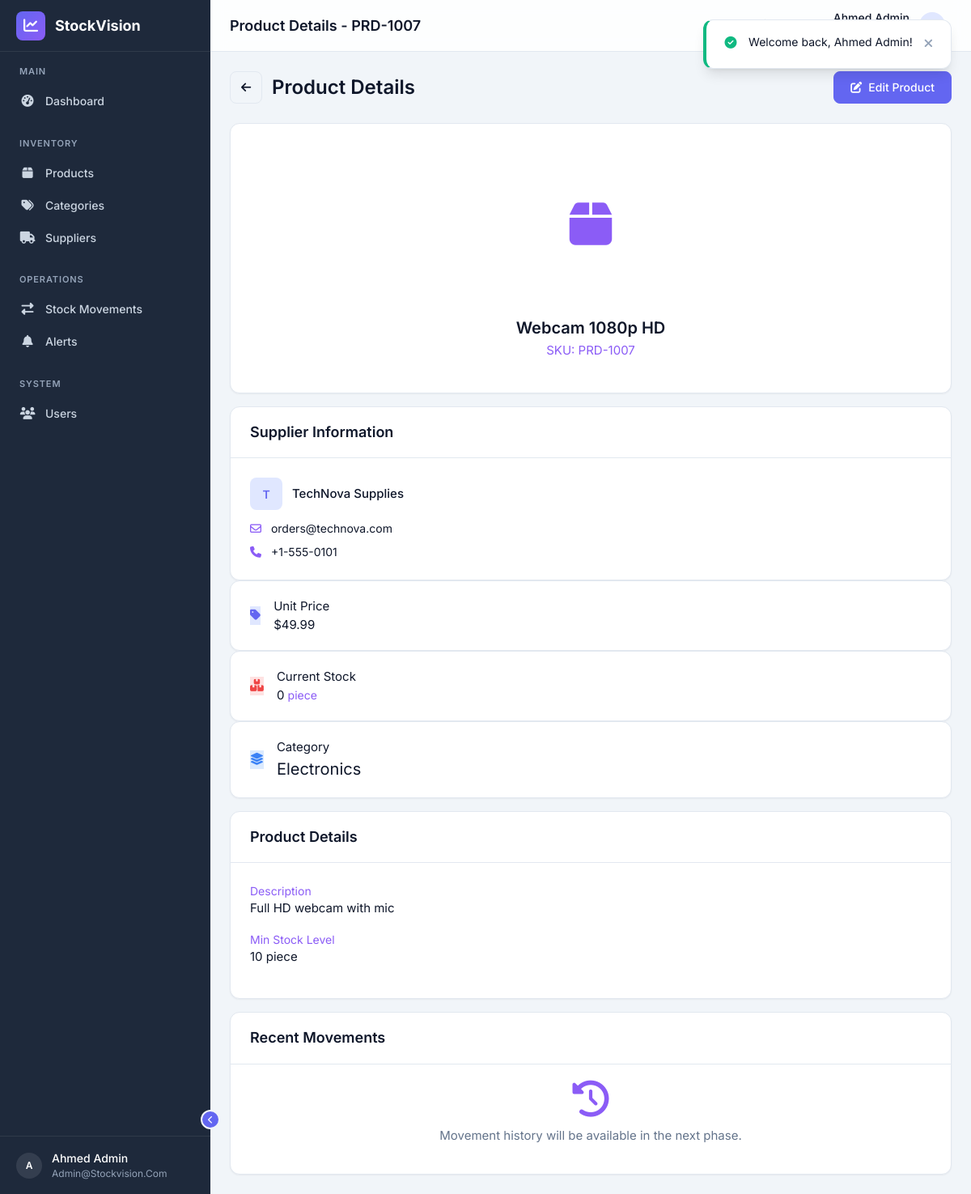
The app's page /products/7 (signed in) with its own data.
### tables this page shows
CREATE TABLE `products` (
    `id` INT UNSIGNED AUTO_INCREMENT PRIMARY KEY,
    `name` VARCHAR(255) NOT NULL,
    `sku` VARCHAR(50) NOT NULL,
    `category_id` INT UNSIGNED NULL,
    `supplier_id` INT UNSIGNED NULL,
    `description` TEXT NULL,
    `unit_price` DECIMAL(10,2) NOT NULL DEFAULT 0.00,
    `quantity` INT NOT NULL DEFAULT 0,
    `min_stock_level` INT NOT NULL DEFAULT 10,
    `unit` VARCHAR(20) NOT NULL DEFAULT 'piece',
    `image` VARCHAR(255) NULL,
    `created_at` DATETIME NOT NULL DEFAULT CURRENT_TIMESTAMP,
    `updated_at` DATETIME NULL ON UPDATE CURRENT_TIMESTAMP,
    `deleted_at` DATETIME NULL COMMENT 'Soft delete timestamp',
    UNIQUE KEY `uk_products_sku` (`sku`),
    KEY `idx_products_category` (`category_id`),
    KEY `idx_products_supplier` (`supplier_id`),
    KEY `idx_products_quantity` (`quantity`, `min_stock_level`),
    CONSTRAINT `fk_products_category` FOREIGN KEY (`category_id`)
        REFERENCES `categories`(`id`) ON DELETE SET NULL ON UPDATE CASCADE,
    CONSTRAINT `fk_products_supplier` FOREIGN KEY (`supplier_id`)
        REFERENCES `suppliers`(`id`) ON DELETE SET NULL ON UPDATE CASCADE
);

CREATE TABLE `suppliers` (
    `id` INT UNSIGNED AUTO_INCREMENT PRIMARY KEY,
    `name` VARCHAR(100) NOT NULL,
    `phone` VARCHAR(20) NULL,
    `email` VARCHAR(255) NULL,
    `address` TEXT NULL,
    `created_at` DATETIME NOT NULL DEFAULT CURRENT_TIMESTAMP,
    `updated_at` DATETIME NULL ON UPDATE CURRENT_TIMESTAMP,
    `deleted_at` DATETIME NULL COMMENT 'Soft delete timestamp'
);

CREATE TABLE `categories` (
    `id` INT UNSIGNED AUTO_INCREMENT PRIMARY KEY,
    `name` VARCHAR(100) NOT NULL,
    `description` TEXT NULL,
    `color` VARCHAR(7) NULL COMMENT 'Hex color for charts/badges',
    `created_at` DATETIME NOT NULL DEFAULT CURRENT_TIMESTAMP,
    `updated_at` DATETIME NULL ON UPDATE CURRENT_TIMESTAMP,
    `deleted_at` DATETIME NULL COMMENT 'Soft delete timestamp',
    UNIQUE KEY `uk_categories_name` (`name`)
);

### app/controllers/ProductController.php (called while the page is built, shortened)
<?php
class ProductController
{
    private Product $productModel;
    public function __construct()
    {
        $this->db = getDB();
        $this->productModel = new Product($this->db);
    }
    public function show(int $id): void
    {
        $product = $this->productModel->findById($id);
        $this->render('products/show', compact('pageTitle', 'product'));
    }
    private function render(string $view, array $data = [], string $layout = 'app'): void
    {
        extract($data);
        require __DIR__ . '/../../views/layouts/' . $layout . '.php';
    }
}

### public/index.php (called while the page is built, shortened)
<?php
require_once __DIR__ . '/../app/config/app.php';
require_once __DIR__ . '/../app/config/database.php';
require_once __DIR__ . '/../app/helpers/format.php';
$requestMethod = $_SERVER['REQUEST_METHOD'];
$requestUri    = parse_url($_SERVER['REQUEST_URI'], PHP_URL_PATH);
$requestUri = '/' . ltrim($requestUri, '/');
$routes = require __DIR__ . '/../app/routes.php';
$matchedRoute  = null;
$routeParams   = [];
foreach ($routes as $route) {
    [$method, $path, $controller, $action] = $route;
    if ($method !== $requestMethod) {
        continue;
    }
    $pattern = preg_replace('/\{([a-zA-Z_]+)\}/', '(\d+)', $path);
    $pattern = '#^' . $pattern . '$#';
    if (preg_match($pattern, $requestUri, $matches)) {
        $matchedRoute = $route;
        array_shift($matches);
        $routeParams = $matches;
        break;
    }
}
[, , $controllerName, $actionName] = $matchedRoute;
$controller = new $controllerName();
call_user_func_array([$controller, $actionName], $routeParams);

### app/config/database.php (called while the page is built, shortened)
<?php
function getDB(): PDO
{
    static $pdo = null;
    if ($pdo === null) {
        $dsn = sprintf(
            'mysql:host=%s;port=%s;dbname=%s;charset=%s',
            DB_HOST,
            DB_PORT,
            DB_NAME,
            DB_CHARSET
        );
        $options = [
            PDO::ATTR_ERRMODE            => PDO::ERRMODE_EXCEPTION,
            PDO::ATTR_DEFAULT_FETCH_MODE => PDO::FETCH_ASSOC,
            PDO::ATTR_EMULATE_PREPARES   => false,
            PDO::MYSQL_ATTR_INIT_COMMAND => "SET NAMES utf8mb4 COLLATE utf8mb4_unicode_ci",
        ];
        try {
            $pdo = new PDO($dsn, DB_USER, DB_PASS, $options);
        } catch (PDOException $e) {
            error_log('Database connection failed: ' . $e->getMessage());
            die('Database connection failed. Please check your configuration.');
        }
    }
    return $pdo;
}

### app/models/Product.php (called while the page is built, shortened)
<?php
class Product
{
    private PDO $db;
    public function __construct(PDO $db)
    {
        $this->db = $db;
    }
    public function findById(int $id): ?array
    {
        $stmt = $this->db->prepare("
            SELECT p.*,
                   c.`name` as category_name, c.`color` as category_color,
                   s.`name` as supplier_name, s.`email` as supplier_email, s.`phone` as supplier_phone
            FROM `products` p
            LEFT JOIN `categories` c ON p.`category_id` = c.`id`
            LEFT JOIN `suppliers` s ON p.`supplier_id` = s.`id`
            WHERE p.`id` = ? AND p.`deleted_at` IS NULL
        ");
        $stmt->execute([$id]);
        $product = $stmt->fetch();
        return $product ?: null;
    }
}

### app/helpers/format.php (called while the page is built, shortened)
<?php
function formatCurrency(float $amount): string
{
    return '$' . number_format($amount, 2);
}

### views/products/show.php (the view, shortened to what this page needs)
<div class="page-header">
    <div class="d-flex align-items-center gap-3">
        <a href="<?= BASE_URL ?>/products" class="btn btn-icon btn-outline" aria-label="Back">
            <i class="fa-solid fa-arrow-left"></i>
        </a>
        <h1 class="m-0">Product Details</h1>
    </div>
    <div class="page-header-actions">
        <a href="<?= BASE_URL ?>/products/<?= $product['id'] ?>/edit" class="btn btn-primary">
            <i class="fa-solid fa-pen-to-square"></i> Edit Product
        </a>
    </div>
</div>
<div class="row">
    <div class="col-md-4">
        <div class="card mb-4 text-center">
            <div class="card-body">
                <?php if ($product['image']): ?>
                    <img src="<?= BASE_URL ?>/<?= htmlspecialchars($product['image']) ?>" alt="<?= htmlspecialchars($product['name']) ?>" class="img-fluid rounded mb-4" style="max-height: 250px; object-fit: contain;">
                <?php else: ?>
                    <div class="bg-secondary-light rounded d-flex align-items-center justify-content-center mb-4 mx-auto" style="height: 200px; width: 100%;">
                        <i class="fa-solid fa-box text-secondary fa-4x"></i>
                    </div>
                <?php endif; ?>
                <h3 class="mb-1"><?= htmlspecialchars($product['name']) ?></h3>
                <p class="text-secondary mb-4">SKU: <?= htmlspecialchars($product['sku']) ?></p>
            </div>
        </div>
        <?php if ($product['supplier_id']): ?>
        <div class="card">
            <div class="card-header">
                <h3 class="card-title">Supplier Information</h3>
            </div>
            <div class="card-body">
                <div class="d-flex align-items-center gap-3 mb-3">
                    <div class="avatar avatar-md bg-primary-light text-primary rounded">
                        <?= strtoupper(substr($product['supplier_name'], 0, 1)) ?>
                    </div>
                    <div class="font-medium"><?= htmlspecialchars($product['supplier_name']) ?></div>
                </div>
                <?php if ($product['supplier_email']): ?>
                    <div class="text-sm mb-2"><i class="fa-regular fa-envelope text-secondary mr-2"></i> <?= htmlspecialchars($product['supplier_email']) ?></div>
                <?php endif; ?>
                <?php if ($product['supplier_phone']): ?>
                    <div class="text-sm"><i class="fa-solid fa-phone text-secondary mr-2"></i> <?= htmlspecialchars($product['supplier_phone']) ?></div>
                <?php endif; ?>
            </div>
        </div>
        <?php endif; ?>
    </div>
    <div class="col-md-8">
        <div class="row mb-4">
            <div class="col-md-4">
                <div class="stat-card">
                    <div class="stat-icon bg-primary-light text-primary">
                        <i class="fa-solid fa-tag"></i>
                    </div>
                    <div class="stat-content">
                        <div class="stat-title">Unit Price</div>
                        <div class="stat-value"><?= formatCurrency($product['unit_price']) ?></div>
                    </div>
                </div>
            </div>
            <div class="col-md-4">
                <div class="stat-card">
                    <?php
                        $qty = $product['quantity'];
                        $min = $product['min_stock_level'];
                        $bgClass = 'bg-success-light text-success';
                        if ($qty == 0) $bgClass = 'bg-danger-light text-danger';
                        elseif ($qty <= $min) $bgClass = 'bg-warning-light text-warning';
                    ?>
                    <div class="stat-icon <?= $bgClass ?>">
                        <i class="fa-solid fa-boxes-stacked"></i>
                    </div>
                    <div class="stat-content">
                        <div class="stat-title">Current Stock</div>
                        <div class="stat-value"><?= htmlspecialchars($qty) ?> <span class="text-sm text-secondary font-normal"><?= htmlspecialchars($product['unit']) ?></span></div>
                    </div>
                </div>
            </div>
            <div class="col-md-4">
                <div class="stat-card">
                    <div class="stat-icon bg-info-light text-info">
                        <i class="fa-solid fa-layer-group"></i>
                    </div>
                    <div class="stat-content">
                        <div class="stat-title">Category</div>
                        <div class="stat-value text-truncate" style="font-size: 1.25rem;">
                            <?php if ($product['category_name']): ?>
                                <?= htmlspecialchars($product['category_name']) ?>
                            <?php else: ?>
                                <span class="text-secondary font-normal">Uncategorized</span>
                            <?php endif; ?>
                        </div>
                    </div>
                </div>
            </div>
        </div>
        <div class="card mb-4">
            <div class="card-header">
                <h3 class="card-title">Product Details</h3>
            </div>
            <div class="card-body">
                <div class="row mb-4">
                    <div class="col-md-3 text-secondary text-sm">Description</div>
                    <div class="col-md-9">
                        <?= nl2br(htmlspecialchars($product['description'] ?: 'No description provided.')) ?>
                    </div>
                </div>
                <div class="row mb-4">
                    <div class="col-md-3 text-secondary text-sm">Min Stock Level</div>
                    <div class="col-md-9">
                        <?= htmlspecialchars($product['min_stock_level']) ?> <?= htmlspecialchars($product['unit']) ?>
                    </div>
                </div>
            </div>
        </div>
        <div class="card">
            <div class="card-header">
                <h3 class="card-title">Recent Movements</h3>
            </div>
            <div class="card-body text-center p-5 text-secondary">
                <i class="fa-solid fa-clock-rotate-left fa-3x mb-3 text-secondary-light"></i>
                <p>Movement history will be available in the next phase.</p>
            </div>
        </div>
    </div>
</div>

### public/css/variables.css (style rules this page uses)
:root { --primary: #6366f1; --primary-hover: #4f46e5; --primary-light: #e0e7ff; --primary-rgb: 99, 102, 241; --secondary: #8b5cf6; --secondary-hover: #7c3aed; --secondary-light: #ede9fe; --success: #10b981; --success-hover: #059669; --success-light: #d1fae5; --warning: #f59e0b; --warning-hover: #d97706; --warning-light: #fef3c7; --danger: #ef4444; --danger-hover: #dc2626; --danger-light: #fee2e2; --info: #3b82f6; --info-hover: #2563eb; --info-light: #dbeafe; --bg-body: #f1f5f9; --bg-card: #ffffff; --bg-sidebar: #1e293b; --bg-sidebar-hover: #334155; --bg-sidebar-active: rgba(99, 102, 241, 0.15); --bg-input: #ffffff; --bg-hover: #f8fafc; --bg-stripe: #f8fafc; --text-primary: #0f172a; --text-secondary: #64748b; --text-tertiary: #94a3b8; --text-sidebar: #cbd5e1; --text-sidebar-active: #ffffff; --text-on-primary: #ffffff; --text-link: #6366f1; --border-color: #e2e8f0; --border-color-hover: #cbd5e1; --border-radius: 8px; --border-radius-sm: 6px; --border-radius-lg: 12px; --border-radius-xl: 16px; --border-radius-full: 9999px; --shadow-sm: 0 1px 2px rgba(0, 0, 0, 0.05); --shadow: 0 1px 3px rgba(0, 0, 0, 0.1), 0 1px 2px rgba(0, 0, 0, 0.06); --shadow-md: 0 4px 6px -1px rgba(0, 0, 0, 0.1), 0 2px 4px -2px rgba(0, 0, 0, 0.1); --shadow-lg: 0 10px 15px -3px rgba(0, 0, 0, 0.1), 0 4px 6px -4px rgba(0, 0, 0, 0.1); --shadow-xl: 0 20px 25px -5px rgba(0, 0, 0, 0.1), 0 8px 10px -6px rgba(0, 0, 0, 0.1); --space-1: 4px; --space-2: 8px; --space-3: 12px; --space-4: 16px; --space-5: 20px; --space-6: 24px; --space-8: 32px; --space-10: 40px; --space-12: 48px; --space-16: 64px; --font-family: 'Inter', -apple-system, BlinkMacSystemFont, 'Segoe UI', Roboto, sans-serif; --font-size-xs: 0.75rem; --font-size-sm: 0.875rem; --font-size-base: 0.9375rem; --font-size-lg: 1.125rem; --font-size-xl: 1.25rem; --font-size-2xl: 1.5rem; --font-size-3xl: 1.875rem; --font-weight-normal: 400; --font-weight-medium: 500; --font-weight-semibold: 600; --font-weight-bold: 700; --line-height-tight: 1.25; --line-height-normal: 1.5; --line-height-relaxed: 1.75; --sidebar-width: 260px; --sidebar-collapsed-width: 72px; --topbar-height: 64px; --content-max-width: 1400px; --transition-fast: 150ms ease; --transition-base: 250ms ease; --transition-slow: 350ms ease; --z-dropdown: 100; --z-sticky: 200; --z-sidebar: 250; --z-modal-overlay: 300; --z-modal: 400; --z-toast: 500; }

### public/css/base.css (style rules this page uses)
*, *::before, *::after { box-sizing: border-box; margin: 0; padding: 0; }
html { scroll-behavior: smooth; -webkit-text-size-adjust: 100%; -moz-text-size-adjust: 100%; text-size-adjust: 100%; }
body { font-family: var(--font-family); font-size: var(--font-size-base); font-weight: var(--font-weight-normal); line-height: var(--line-height-normal); color: var(--text-primary); background-color: var(--bg-body); -webkit-font-smoothing: antialiased; -moz-osx-font-smoothing: grayscale; min-height: 100vh; }
h1, h2, h3, h4, h5, h6 { font-weight: var(--font-weight-semibold); line-height: var(--line-height-tight); color: var(--text-primary); margin-bottom: 0.5em; }
h1 { font-size: var(--font-size-3xl); }
h3 { font-size: var(--font-size-xl); }
p { margin-bottom: 1rem; color: var(--text-secondary); }
a { color: var(--text-link); text-decoration: none; transition: color var(--transition-fast); }
* { scrollbar-width: thin; scrollbar-color: var(--text-tertiary) transparent; }

### public/css/layout.css (style rules this page uses)
.page-header { display: flex; align-items: center; justify-content: space-between; margin-bottom: var(--space-6); flex-wrap: wrap; gap: var(--space-4); }
.page-header h1 { font-size: var(--font-size-2xl); margin-bottom: 0; }
.page-header-actions { display: flex; align-items: center; gap: var(--space-3); }

### public/css/dashboard.css (style rules this page uses)
.stat-card { position: relative; display: flex; align-items: center; gap: var(--space-4); padding: var(--space-5) var(--space-6); background: var(--bg-card); border: 1px solid var(--border-color); border-radius: var(--border-radius-lg); box-shadow: var(--shadow-sm); transition: transform var(--transition-fast), box-shadow var(--transition-fast); overflow: hidden; }
.stat-card::before { content: ''; position: absolute; top: 0; left: 0; width: 4px; height: 100%; border-radius: var(--border-radius-lg) 0 0 var(--border-radius-lg); }
.bg-primary-light { background: var(--primary-light); }
.bg-info-light { background: var(--info-light); }
.bg-danger-light { background: var(--danger-light); }

### records on screen
products: name "Webcam 1080p HD", sku "PRD-1007", supplier.name "T", supplier.name "TechNova Supplies", supplier.email "orders@technova.com", supplier.phone "+1-555-0101", unit_price "$49.99", quantity "0", unit "piece", category.name "Electronics", description "Full HD webcam with mic", min_stock_level "10"

### other values on screen
substr(currentUserName() ?? 'U', 0, 1) "A"
currentUserName() "Ahmed Admin"
currentUserEmail() "Admin@stockvision.com"
$pageTitle "Product Details - PRD-1007"
